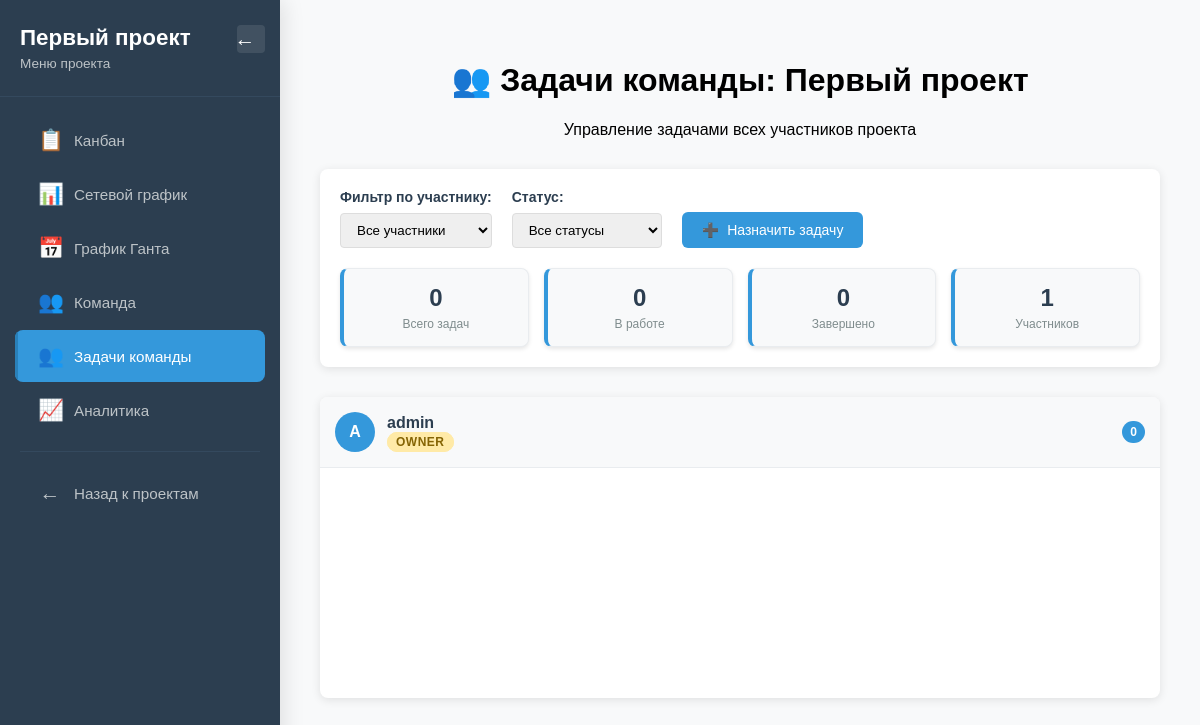
The page /project/1/team-tasks (signed in) on the database its author committed.
### tables this page shows
CREATE TABLE projects (
                id INTEGER PRIMARY KEY AUTOINCREMENT,
                name TEXT NOT NULL,
                description TEXT,
                user_id INTEGER NOT NULL,
                FOREIGN KEY (user_id) REFERENCES users (id)
            );

CREATE TABLE users (
                id INTEGER PRIMARY KEY AUTOINCREMENT,
                username VARCHAR(80) UNIQUE NOT NULL,
                email VARCHAR(120) UNIQUE NOT NULL,
                password_hash VARCHAR(128) NOT NULL,
                menu_position VARCHAR(10) DEFAULT 'side',
                created_at TIMESTAMP DEFAULT CURRENT_TIMESTAMP
            );

### app.py (the view)
@app.route('/project/<int:project_id>/team-tasks')
@login_required
def team_tasks(project_id):
    project = check_project_access(project_id, current_user.id)
    if not project:
        return "Проект не найден", 404
    conn = get_db_connection()
    members = conn.execute('''
        SELECT pm.user_id, u.username, u.email, pm.role
        FROM project_members pm
        JOIN users u ON pm.user_id = u.id
        WHERE pm.project_id = ?
        UNION
        SELECT p.user_id as user_id, u.username, u.email, 'owner' as role
        FROM projects p
        JOIN users u ON p.user_id = u.id
        WHERE p.id = ?
        ORDER BY role, username
    ''', (project_id, project_id)).fetchall()
    conn.close()
    return render_template('team_tasks.html',
                         project=project,
                         members=members,
                         active_tab='team_tasks',
                         current_user=current_user)

### app.py (called while the page is built)
def check_project_access(project_id, user_id):
    conn = get_db_connection()
    project = conn.execute('''
        SELECT p.* FROM projects p
        LEFT JOIN project_members pm ON p.id = pm.project_id AND pm.user_id = ?
        WHERE p.id = ? AND (p.user_id = ? OR pm.user_id = ?)
    ''', (user_id, project_id, user_id, user_id)).fetchone()
    conn.close()
    return project

def get_db_connection():
    os.makedirs('instance', exist_ok=True)
    conn = sqlite3.connect(DATABASE)
    conn.row_factory = sqlite3.Row
    return conn

### auth.py (called while the page is built)
@login_manager.user_loader
def load_user(user_id):
    user_data = get_user_by_id(user_id)
    if user_data:
        return User(
            id=user_data['id'],
            username=user_data['username'],
            email=user_data['email'],
            password_hash=user_data['password_hash'],
            created_at=user_data['created_at'],
            menu_position=user_data['menu_position']  # ДОБАВИТЬ ЭТУ СТРОКУ
        )
    return None

### database.py (called while the page is built)
def get_db_connection():
    conn = sqlite3.connect(DATABASE)
    conn.row_factory = sqlite3.Row
    return conn

def get_user_by_id(user_id):
    conn = get_db_connection()
    user = conn.execute(
        'SELECT * FROM users WHERE id = ?', (user_id,)
    ).fetchone()
    conn.close()
    return user

### templates/team_tasks.html (shortened to what this page needs)
{% extends "project_base.html" %}
{% block content %}
<div class="team-tasks-container">
    <div class="team-tasks-header">
        <h1>👥 Задачи команды: {{ project.name }}</h1>
        <p>Управление задачами всех участников проекта</p>
    </div>
    <div class="team-filters-section">
        <div class="filters-row">
            <div class="filter-group">
                <label for="memberFilter">Фильтр по участнику:</label>
                <select id="memberFilter">
                    <option value="all">Все участники</option>
                </select>
            </div>
            <div class="filter-group">
                <label for="statusFilter">Статус:</label>
                <select id="statusFilter">
                    <option value="all">Все статусы</option>
                </select>
            </div>
            <button id="assignTaskBtn" class="btn btn-primary">
                <span>➕</span> Назначить задачу
            </button>
        </div>
        <div class="team-stats">
            <div class="stat-card">
                <div class="stat-number" id="totalTasks">0</div>
                <div class="stat-label">Всего задач</div>
            </div>
            <div class="stat-card">
                <div class="stat-number" id="inProgressTasks">0</div>
                <div class="stat-label">В работе</div>
            </div>
            <div class="stat-card">
                <div class="stat-number" id="completedTasks">0</div>
                <div class="stat-label">Завершено</div>
            </div>
            <div class="stat-card">
                <div class="stat-number" id="teamMembers">{{ members|length }}</div>
                <div class="stat-label">Участников</div>
            </div>
        </div>
    </div>
    <div class="team-tasks-grid">
        {% for member in members %}
        <div class="member-column" data-user-id="{{ member.user_id }}">
            <div class="member-header">
                <div class="member-avatar">{{ member.username[0]|upper }}</div>
                <div class="member-info">
                    <h4>{{ member.username }}</h4>
                    <span class="member-role role-{{ member.role }}">{{ member.role }}</span>
                </div>
                <div class="task-count" id="taskCount-{{ member.user_id }}">0</div>
            </div>
            <div class="member-tasks" id="tasks-{{ member.user_id }}">
            </div>
        </div>
        {% endfor %}
    </div>
</div>
{% endblock %}

### templates/project_base.html (shortened to what this page needs)
{% extends "base.html" %}
{% block sidebar %}
<nav class="sidebar" id="projectSidebar">
    <div class="sidebar-header">
        <h2>{% if project %}{{ project.name }}{% else %}Мои задачи{% endif %}</h2>
        <small>{% if project %}Меню проекта{% else %}Персональные задачи{% endif %}</small>
        <button class="toggle-sidebar-btn" onclick="toggleSidebar('projectSidebar')">
            <span class="menu-icon">←</span>
        </button>
    </div>
    <ul class="sidebar-menu">
        {% if project %}
        <li class="menu-item {% if active_tab == 'kanban' %}active{% endif %}">
            <a href="{{ url_for('kanban', project_id=project.id) }}">
                <span class="menu-icon">📋</span>
                <span class="menu-text">Канбан</span>
            </a>
        </li>
        <li class="menu-item {% if active_tab == 'network' %}active{% endif %}">
            <a href="{{ url_for('network_graph', project_id=project.id) }}">
                <span class="menu-icon">📊</span>
                <span class="menu-text">Сетевой график</span>
            </a>
        </li>
        <li class="menu-item {% if active_tab == 'gantt' %}active{% endif %}">
            <a href="{{ url_for('gantt_chart', project_id=project.id) }}">
                <span class="menu-icon">📅</span>
                <span class="menu-text">График Ганта</span>
            </a>
        </li>
        <li class="menu-item {% if active_tab == 'team' %}active{% endif %}">
            <a href="{{ url_for('project_team', project_id=project.id) }}">
                <span class="menu-icon">👥</span>
                <span class="menu-text">Команда</span>
            </a>
        </li>
        <li class="menu-item {% if active_tab == 'team_tasks' %}active{% endif %}">
            <a href="{{ url_for('team_tasks', project_id=project.id) }}">
                <span class="menu-icon">👥</span>
                <span class="menu-text">Задачи команды</span>
            </a>
        </li>
        <li class="menu-item {% if active_tab == 'analytics' %}active{% endif %}">
            <a href="{{ url_for('project_analytics', project_id=project.id) }}">
                <span class="menu-icon">📈</span>
                <span class="menu-text">Аналитика</span>
            </a>
        </li>
        {% endif %}
        <li class="menu-divider"></li>
        <li class="menu-item">
            <a href="{{ url_for('index') }}">
                <span class="menu-icon">←</span>
                <span class="menu-text">Назад к проектам</span>
            </a>
        </li>
    </ul>
</nav>
{% endblock %}

### static/css/style.css (style rules this page uses)
body { font-family: Arial, sans-serif; margin: 0; padding: 20px; background-color: #f5f5f5; }
button { background-color: #3498db; color: white; padding: 10px 20px; border: none; border-radius: 4px; cursor: pointer; }
.btn { display: inline-block; padding: 8px 16px; background-color: #3498db; color: white; text-decoration: none; border-radius: 4px; border: none; cursor: pointer; font-size: 0.9rem; transition: background-color 0.3s; }
.btn-primary { background-color: #3498db; }
.menu-divider { height: 1px; background-color: #34495e; margin: 10px 0; }
.btn { display: inline-block; padding: 10px 20px; background-color: #3498db; color: white; text-decoration: none; border-radius: 4px; border: none; cursor: pointer; font-size: 14px; transition: background-color 0.3s; }
.stat-card { background: white; padding: 20px; border-radius: 8px; box-shadow: 0 2px 4px rgba(0,0,0,0.1); text-align: center; }
.stat-label { font-size: 12px; color: #7f8c8d; margin-top: 5px; }
.btn { padding: 10px 20px; border: none; border-radius: 4px; cursor: pointer; font-size: 14px; text-decoration: none; display: inline-block; text-align: center; transition: background-color 0.3s; }
.btn-primary { background: #007bff; color: white; }
.member-info { flex: 1; }
.member-info h4 { margin: 0 0 5px 0; color: #2c3e50; font-size: 1.1em; }
.member-role { padding: 6px 12px; border-radius: 20px; font-size: 0.8em; font-weight: 600; text-transform: uppercase; letter-spacing: 0.5px; }
.role-owner { background: linear-gradient(135deg, #ffd700, #ffed4e); color: #856404; border: 1px solid #ffeaa7; }
.btn { display: inline-flex; align-items: center; gap: 8px; padding: 10px 20px; border: none; border-radius: 8px; cursor: pointer; font-size: 14px; text-decoration: none; transition: all 0.3s ease; font-weight: 500; }
.btn-primary { background: linear-gradient(135deg, #3498db, #2980b9); color: white; }
.sidebar { width: 280px; background: #2c3e50; color: white; position: fixed; height: 100vh; top: 0; left: 0; overflow-y: auto; box-shadow: 4px 0 20px rgba(0,0,0,0.1); transition: width 0.3s ease; z-index: 1000; border: none; margin: 0; padding: 0; }
.sidebar-header { padding: 25px 20px; border-bottom: 1px solid #34495e; background: #2c3e50; position: relative; margin: 0; }
.sidebar-header h2 { margin: 0 0 5px 0; font-size: 1.4rem; font-weight: 600; color: white; }
.sidebar-header small { color: #bdc3c7; font-size: 0.85rem; display: block; }
.sidebar-menu { list-style: none; padding: 15px 0; margin: 0; }
.menu-item { margin: 2px 15px; border-radius: 8px; overflow: hidden; transition: all 0.3s ease; }
.menu-item a { display: flex; align-items: center; padding: 14px 20px; color: #bdc3c7; text-decoration: none; transition: all 0.3s ease; position: relative; border-left: 3px solid transparent; }
.menu-item.active a { background: #3498db; color: white; border-left-color: #2980b9; box-shadow: 0 2px 8px rgba(52, 152, 219, 0.3); }
.menu-icon { margin-right: 12px; font-size: 1.3rem; width: 24px; text-align: center; flex-shrink: 0; transition: transform 0.2s ease; }
.menu-text { font-weight: 500; font-size: 0.95rem; white-space: nowrap; overflow: hidden; }
.menu-divider { height: 1px; background: #34495e; margin: 15px 20px; }
.toggle-sidebar-btn { position: absolute; top: 25px; right: 15px; background: rgba(255,255,255,0.1); border: none; color: white; cursor: pointer; padding: 0; border-radius: 4px; transition: all 0.3s ease; width: 28px; height: 28px; display: flex; align-items: center; justify-content: center; font-size: 16px; font-weight: normal; }
body { margin: 0; padding: 0; overflow-x: hidden; }
.stat-card { background: #f8f9fa; padding: 20px; border-radius: 8px; border: 1px solid #e9ecef; }
.stat-label { display: block; color: #7f8c8d; font-size: 0.9em; margin-top: 5px; }

### rows shown on the page
projects: name "Первый проект"
users: username "A", username "admin", role "OWNER"

### other values the page prints
{{ members|length }} "1"
